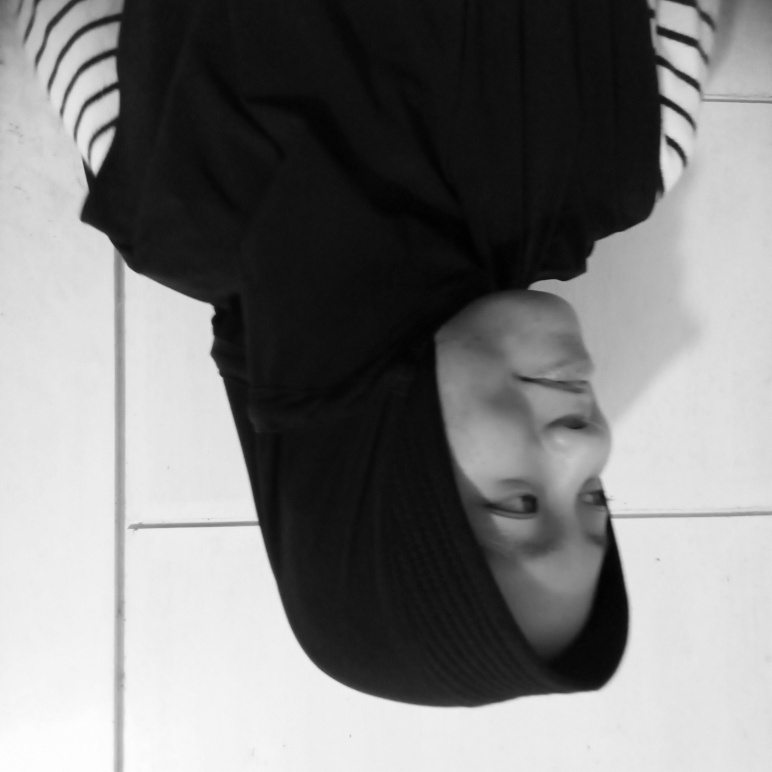
#> input picture Dataset/Foto Greyscale/Azmira/Azmira_23.jpg, 3088 x 3088 px, found by its file name (shown at 1/4 size); its folder holds only this picture in this run
$ python preprocessing3_resize.py
#> lines starting #> are read from the running program, lines starting #| are printed output that depends on the picture
import os
from PIL import Image

# Set the input and output directory paths
input_directory = "./Dataset/Foto Greyscale"
output_directories = {
    "30x30": "./Dataset/Foto_Resize_30x30",
    "50x50": "./Dataset/Foto_Resize_50x50",
    "70x70": "./Dataset/Foto_Resize_70x70"
}

# Create the output directories if they don't exist
for size, output_directory in output_directories.items():
    if not os.path.exists(output_directory):
        os.makedirs(output_directory)
        print(f"Created output directory: {output_directory}")
    else:
        print(f"Output directory already exists: {output_directory}")

# List all folders in the input directory
folders = [f for f in os.listdir(input_directory) if os.path.isdir(os.path.join(input_directory, f))]
print(f"Found folders: {folders}")

# Process each folder and photo
for folder in folders:
    folder_path = os.path.join(input_directory, folder)

    # Sort the list of photos to ensure consistent order
    photos = sorted([p for p in os.listdir(folder_path) if p.endswith(('.png', '.jpg', '.jpeg'))])

    for photo in photos:
        photo_path = os.path.join(folder_path, photo)
        image = Image.open(photo_path)
#> image is the input picture: PIL image 3088x3088 L; min 0, max 255, mean 125.5

        # Resize the image and save in the respective output folders
        for size, output_directory in output_directories.items():
            width, height = map(int, size.split('x'))
            resized_image = image.resize((width, height), Image.Resampling.LANCZOS)

            output_folder_path = os.path.join(output_directory, folder)
            if not os.path.exists(output_folder_path):
                os.makedirs(output_folder_path)
                print(f"Created output folder: {output_folder_path}")

            # Extract the original photo number from the filename
            photo_number = photo.split('_')[-1].split('.')[0]
            output_photo_path = os.path.join(output_folder_path, f"{folder}_{size}_{photo_number}.jpg")
            resized_image.save(output_photo_path)
            print(f"Saved resized image: {output_photo_path}")
#> this loop made 3 passes
#> pass 1, `resized_image = image.resize((width, height), Image.Resampling.LANCZOS)`:
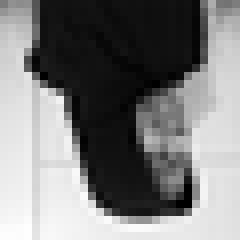
#> resized_image: PIL image 30x30 L (shown 8 times larger); min 0, max 254, mean 125.5
#> pass 2, `resized_image = image.resize((width, height), Image.Resampling.LANCZOS)`:
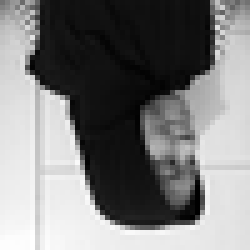
#> resized_image: PIL image 50x50 L (shown 5 times larger); min 0, max 255, mean 125.5
#> pass 3, `resized_image = image.resize((width, height), Image.Resampling.LANCZOS)`:
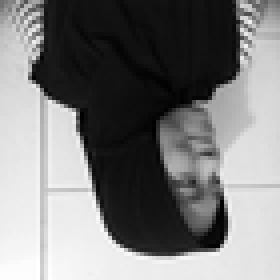
#> resized_image: PIL image 70x70 L (shown 4 times larger); min 0, max 255, mean 125.5
#> pass 2 of the loop `for folder in folders:`:
#> photos = ['David_24.jpg']
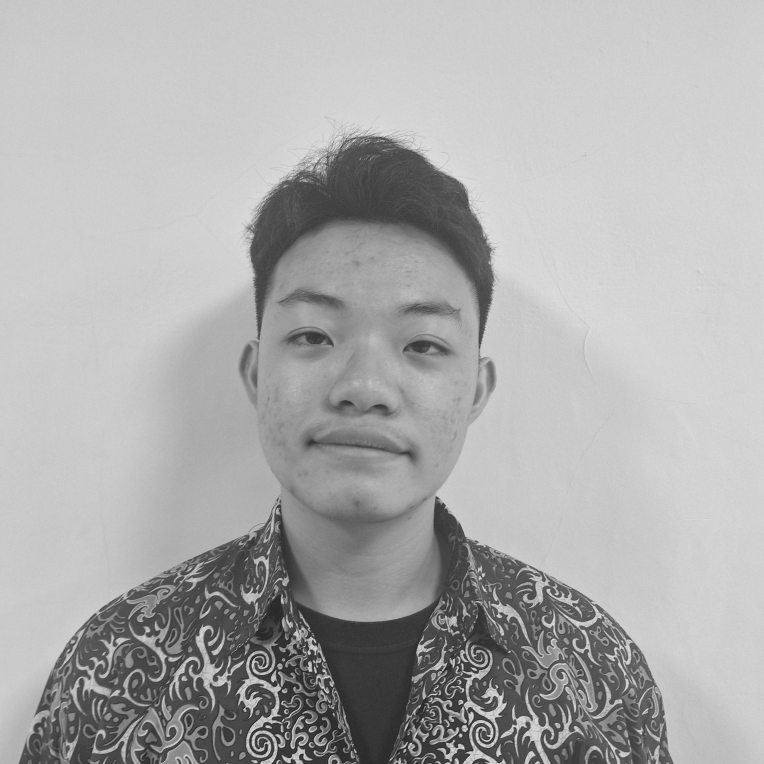
#> input picture Dataset/Foto Greyscale/David/David_24.jpg, 3056 x 3056 px, found by its file name (shown at 1/4 size)
#> image is the input picture: PIL image 3056x3056 L; min 6, max 242, mean 172.6
#> the loop `for size, output_directory in output_directories.items():` made 3 passes
#> (width, height) on passes 1 to 3: (30, 30), (50, 50), (70, 70)
#> (printed output is left out)
#> pass 1, `resized_image = image.resize((width, height), Image.Resampling.LANCZOS)`:
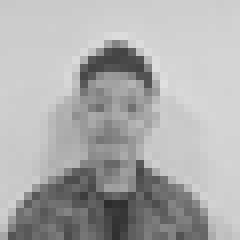
#> resized_image: PIL image 30x30 L (shown 8 times larger); min 44, max 223, mean 172.6
#> pass 3, `resized_image = image.resize((width, height), Image.Resampling.LANCZOS)`:
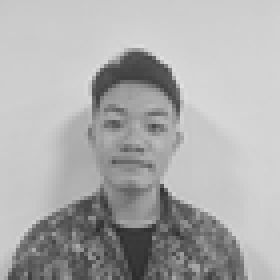
#> resized_image: PIL image 70x70 L (shown 4 times larger); min 43, max 225, mean 172.6

print("Processing complete.")
